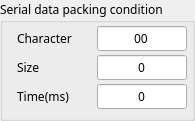
     <widget class="QGroupBox" name="group_packing_6">
      <property name="geometry">
       <rect>
        <x>224</x>
        <y>201</y>
        <width>195</width>
        <height>121</height>
       </rect>
      </property>
      <property name="font">
       <font>
        <family>맑은 고딕</family>
       </font>
      </property>
      <property name="title">
       <string>Serial data packing condition</string>
      </property>
      <widget class="QWidget" name="layoutWidget_86">
       <property name="geometry">
        <rect>
         <x>13</x>
         <y>84</y>
         <width>178</width>
         <height>25</height>
        </rect>
       </property>
       <property name="font">
        <font>
         <family>맑은 고딕</family>
        </font>
       </property>
       <layout class="QHBoxLayout" name="horizontalLayout_117">
        <item>
         <widget class="QLabel" name="packing_time_4">
          <property name="minimumSize">
           <size>
            <width>70</width>
            <height>0</height>
           </size>
          </property>
          <property name="maximumSize">
           <size>
            <width>70</width>
            <height>16777215</height>
           </size>
          </property>
          <property name="font">
           <font>
            <family>맑은 고딕</family>
           </font>
          </property>
          <property name="text">
           <string>Time(ms)</string>
          </property>
         </widget>
        </item>
        <item>
         <widget class="QLineEdit" name="ch1_pack_time">
          <property name="minimumSize">
           <size>
            <width>90</width>
            <height>22</height>
           </size>
          </property>
          <property name="maximumSize">
           <size>
            <width>85</width>
            <height>16777215</height>
           </size>
          </property>
          <property name="font">
           <font>
            <family>맑은 고딕</family>
           </font>
          </property>
          <property name="text">
           <string>0</string>
          </property>
          <property name="alignment">
           <set>Qt::AlignCenter</set>
          </property>
         </widget>
        </item>
       </layout>
      </widget>
      <widget class="QWidget" name="layoutWidget_87">
       <property name="geometry">
        <rect>
         <x>13</x>
         <y>26</y>
         <width>178</width>
         <height>25</height>
        </rect>
       </property>
       <property name="font">
        <font>
         <family>맑은 고딕</family>
        </font>
       </property>
       <layout class="QHBoxLayout" name="horizontalLayout_118">
        <item>
         <widget class="QLabel" name="label_142">
          <property name="minimumSize">
           <size>
            <width>70</width>
            <height>0</height>
           </size>
          </property>
          <property name="maximumSize">
           <size>
            <width>70</width>
            <height>16777215</height>
           </size>
          </property>
          <property name="font">
           <font>
            <family>맑은 고딕</family>
           </font>
          </property>
          <property name="text">
           <string>Character</string>
          </property>
         </widget>
        </item>
        <item>
         <widget class="QLineEdit" name="ch1_pack_char">
          <property name="minimumSize">
           <size>
            <width>90</width>
            <height>22</height>
           </size>
          </property>
          <property name="maximumSize">
           <size>
            <width>85</width>
            <height>16777215</height>
           </size>
          </property>
          <property name="font">
           <font>
            <family>맑은 고딕</family>
           </font>
          </property>
          <property name="text">
           <string>00</string>
          </property>
          <property name="alignment">
           <set>Qt::AlignCenter</set>
          </property>
         </widget>
        </item>
       </layout>
      </widget>
      <widget class="QWidget" name="layoutWidget_88">
       <property name="geometry">
        <rect>
         <x>13</x>
         <y>55</y>
         <width>178</width>
         <height>25</height>
        </rect>
       </property>
       <property name="font">
        <font>
         <family>맑은 고딕</family>
        </font>
       </property>
       <layout class="QHBoxLayout" name="horizontalLayout_119">
        <item>
         <widget class="QLabel" name="label_143">
          <property name="minimumSize">
           <size>
            <width>70</width>
            <height>0</height>
           </size>
          </property>
          <property name="maximumSize">
           <size>
            <width>70</width>
            <height>16777215</height>
           </size>
          </property>
          <property name="font">
           <font>
            <family>맑은 고딕</family>
           </font>
          </property>
          <property name="frameShadow">
           <enum>QFrame::Plain</enum>
          </property>
          <property name="text">
           <string>Size</string>
          </property>
         </widget>
        </item>
        <item>
         <widget class="QLineEdit" name="ch1_pack_size">
          <property name="minimumSize">
           <size>
            <width>90</width>
            <height>22</height>
           </size>
          </property>
          <property name="maximumSize">
           <size>
            <width>85</width>
            <height>16777215</height>
           </size>
          </property>
          <property name="font">
           <font>
            <family>맑은 고딕</family>
           </font>
          </property>
          <property name="text">
           <string>0</string>
          </property>
          <property name="alignment">
           <set>Qt::AlignCenter</set>
          </property>
         </widget>
        </item>
       </layout>
      </widget>
     </widget>
